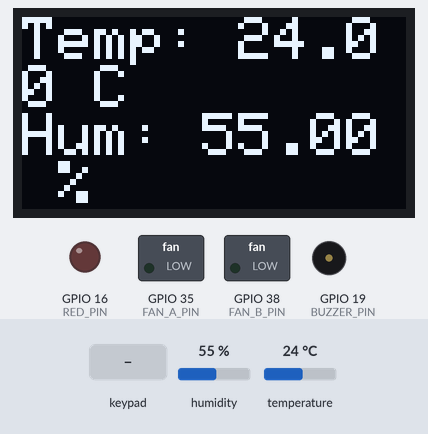
A sketch run on a simulated ESP32-S3. Parts: 128×64 one-colour display, switched loads named in the sketch (green lamp = pin HIGH), output pins drawn as LEDs (lit = HIGH), buzzer (waves = sounding). The inputs (shaded band) are chosen by the test bench; at power-on: humidity 55 %, temperature 24 °C. What the sketch prints to the serial monitor is not drawn.

Above: at 1.2 s.
1.3 s: keypad keys 1 1 0 9 1 1 pressed 0.4 s apart
At 2.0 s:
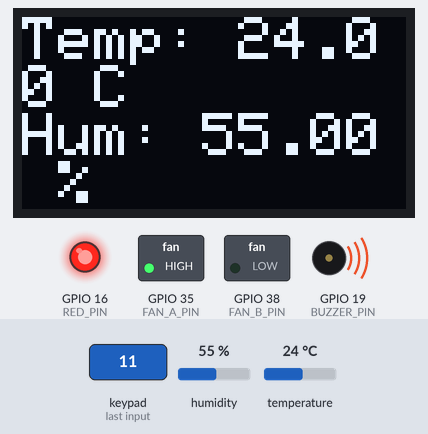
5.2 s: humidity set to 22 %
At 6.8 s:
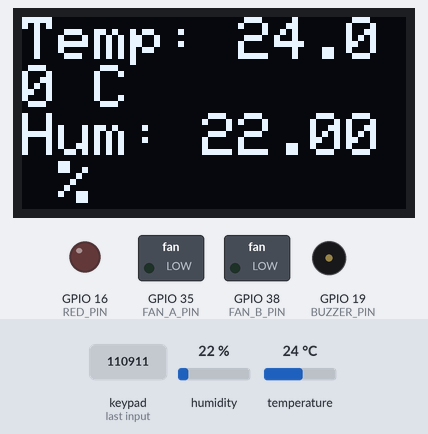
7.6 s: temperature set to 12 °C
At 8.7 s:
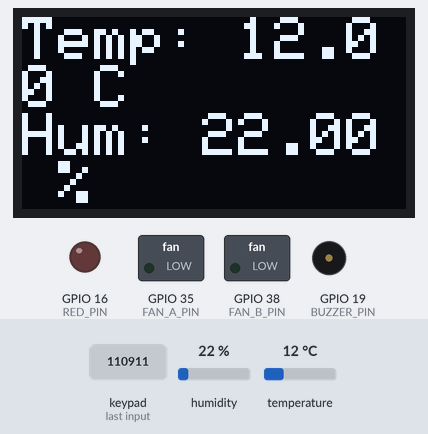
9.6 s: key 'D' pressed
At 10.8 s:
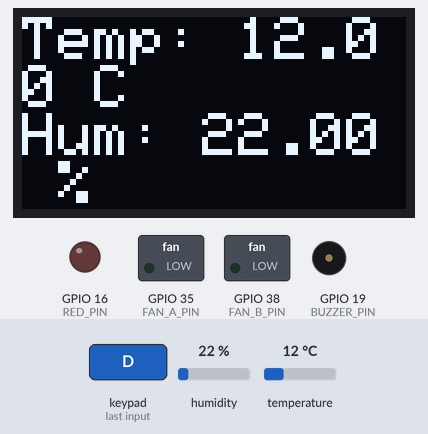
11.2 s: key '*' pressed
At 12.1 s:
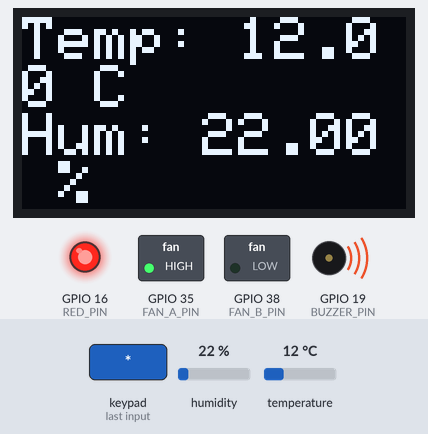
12.8 s: keypad keys 1 1 0 9 1 1 # pressed 0.4 s apart
At 13.47 s:
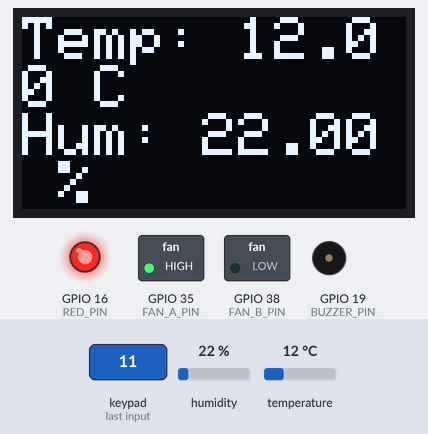
Timing chart, 0 to 16.8 s (numbered marks = the images above; inputs shaded):
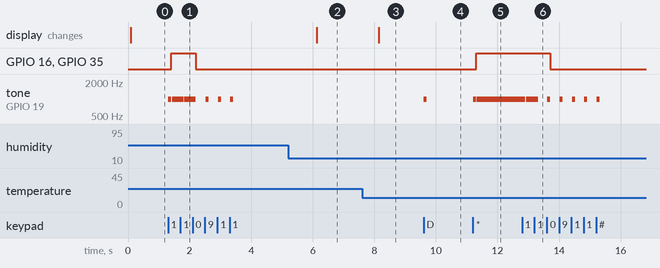

Measured:
- after the input at 1.3 s, GPIO 16 (RED_PIN), GPIO 35 (FAN_A_PIN): LOW → HIGH after 0.11 s, → LOW 0.79 s later; tone on GPIO 19 (BUZZER_PIN): silent → 1000 Hz at once, then repeats every 0.39 s: silent 0.02 s, 1000 Hz 0.37 s
- after the input at 5.2 s, the display: changes after 0.93 s (image 2)
- after the input at 7.6 s, the display: changes after 0.54 s (image 3)
- after the input at 9.6 s, tone on GPIO 19 (BUZZER_PIN): silent → 1000 Hz at once, → silent 0.10 s later
- after the input at 11.2 s, GPIO 16 (RED_PIN), GPIO 35 (FAN_A_PIN): LOW → HIGH after 0.12 s; tone on GPIO 19 (BUZZER_PIN): silent → 1000 Hz at once, → silent 0.10 s later, → 1000 Hz 0.02 s later
- after the input at 12.8 s, GPIO 16 (RED_PIN), GPIO 35 (FAN_A_PIN): HIGH → LOW after 0.92 s; tone on GPIO 19 (BUZZER_PIN): goes silent 0.02 s, 1000 Hz 0.40 s, 5 × (silent 0.30 s, 1000 Hz 0.10 s), then silent, starting after 0.11 s

The sketch:

thermostat.ino
```cpp
#include <Wire.h>
#include <Adafruit_GFX.h>
#include <Adafruit_SSD1306.h>
#include <Keypad.h>
#include <DHT.h>

// Define I2C pins
#define I2C_SCL 2  // or 22
#define I2C_SDA 42 // or 21

// Define DHT sensor type
#define DHTPIN 7       // Pin where the DHT sensor is connected
#define DHTTYPE DHT22  // DHT 22 (AM2302)

// Define other pin mappings
#define PUSH_BUTTON_PIN 4
#define ONBOARD_LED_PIN 9
#define BUZZER_PIN 19
#define FAN_A_PIN 35
#define FAN_B_PIN 38

// RGB LED Pins
#define RED_PIN 16
#define GREEN_PIN 33
#define BLUE_PIN 19

// OLED display width and height
#define SCREEN_WIDTH 128
#define SCREEN_HEIGHT 64

// Create an OLED display object
Adafruit_SSD1306 display(SCREEN_WIDTH, SCREEN_HEIGHT, &Wire, -1);

// Keypad setup
const byte ROW_NUM = 4;    // 4 rows
const byte COLUMN_NUM = 4; // 4 columns

char keys[ROW_NUM][COLUMN_NUM] = {
  {'D', '#', '0', '*'},
  {'C', '9', '8', '7'},
  {'B', '6', '5', '4'},
  {'A', '3', '2', '1'}
};

byte pin_rows[ROW_NUM] = {1, 10, 9, 11}; // GPIO1, GPIO10, GPIO9, GPIO11 connect to the row pins
byte pin_column[COLUMN_NUM] = {12, 14, 21, 34};  // GPIO12, GPIO14, GPIO21, GPIO34 connect to the column pins

Keypad keypad = Keypad(makeKeymap(keys), pin_rows, pin_column, ROW_NUM, COLUMN_NUM);

DHT dht(DHTPIN, DHTTYPE); // Initialize DHT sensor

float targetTemperature = 0.0; // User-defined target temperature
bool fanAState = false; // State of Fan A
bool fanBState = false; // State of Fan B

void setup() {
  // Start the serial communication
  Serial.begin(9600);
  Serial.println("Starting setup...");

  // Initialize I2C communication with specified pins
  Wire.begin(I2C_SDA, I2C_SCL);

  // Initialize the display
  if(!display.begin(SSD1306_SWITCHCAPVCC, 0x3C)) {  // 0x3C is the default I2C address
    Serial.println("SSD1306 OLED initialization failed. Check wiring!");
    while (true); // Stop the program here if the display initialization fails
  } else {
    Serial.println("OLED initialized successfully.");
  }

  // Initialize DHT sensor
  dht.begin();

  // Set pin modes
  pinMode(PUSH_BUTTON_PIN, INPUT);
  pinMode(ONBOARD_LED_PIN, OUTPUT);
  pinMode(BUZZER_PIN, OUTPUT);
  pinMode(FAN_A_PIN, OUTPUT);
  pinMode(FAN_B_PIN, OUTPUT);
  pinMode(RED_PIN, OUTPUT); // Set RED_PIN mode for LED

  // Clear the display and set initial display settings
  display.clearDisplay();
  display.setTextSize(2);
  display.setTextColor(WHITE);
  display.setCursor(0, 0);
  display.display();
}

void loop() {
  char key = keypad.getKey();

  // Read temperature and humidity
  float currentTemperature = dht.readTemperature();
  float currentHumidity = dht.readHumidity();

  // Check for invalid readings
  if (isnan(currentTemperature) || isnan(currentHumidity)) {
    displayError("DHT Error!");
    return; // Skip the rest of loop if sensor error
  }

  // Handle keypad input
  if (key) {
    // Produce a beep sound when any key is pressed
    tone(BUZZER_PIN, 1000);  // Frequency of 1000 Hz
    delay(100);  // Short delay for the beep sound
    noTone(BUZZER_PIN);  // Stop the tone after the delay

    Serial.print("Key Pressed: ");
    Serial.println(key);

    if (key == '*') {
      // Clear the target temperature
      targetTemperature = 0.0;  // Reset target temperature
      Serial.println("Target temperature cleared.");
    } else if (key == '#') {
      // Display current temperature and humidity
      updateDisplay(currentTemperature, currentHumidity);
    } else if (key == 'A' || key == 'B' || key == 'C' || key == 'D') {
      // Store the operator based on key press (for example, A for setting temperature)
      if (key == 'A') {
        // Example: set target temperature
        targetTemperature = currentTemperature; // Replace with actual input handling if needed
        Serial.print("Target temperature set to: ");
        Serial.println(targetTemperature);
      }
    } else {
      // Handle numeric input to set the target temperature
      targetTemperature = (targetTemperature * 10) + (key - '0'); // Simplified target setting
      Serial.print("Current target temperature: ");
      Serial.println(targetTemperature);
    }

    // Control fans, LED, and buzzer based on the target temperature
    controlFansLEDAndBuzzer(currentTemperature);
  }

  // Update the display continuously
  updateDisplay(currentTemperature, currentHumidity);
}

void updateDisplay(float currentTemperature, float currentHumidity) {
  display.clearDisplay();
  display.setCursor(0, 0);
  display.print("Temp: ");
  display.print(currentTemperature);
  display.println(" C");
  display.print("Hum: ");
  display.print(currentHumidity);
  display.println(" %");
  display.print("Target: ");
  display.print(targetTemperature);
  display.println(" C");
  display.display();
}

void controlFansLEDAndBuzzer(float currentTemperature) {
  // Control Fan A and LED based on the current temperature
  if (currentTemperature > targetTemperature) {
    digitalWrite(FAN_A_PIN, HIGH); // Turn on Fan A
    digitalWrite(RED_PIN, HIGH);    // Turn on the LED
    fanAState = true;
    Serial.println("Fan A turned ON");
  } else {
    digitalWrite(FAN_A_PIN, LOW); // Turn off Fan A
    digitalWrite(RED_PIN, LOW);    // Turn off the LED
    fanAState = false;
    Serial.println("Fan A turned OFF");
  }

  // Control Fan B (example: turn on if humidity is above certain level)
  if (currentTemperature > 26.0) { // Example threshold for Fan B
    digitalWrite(FAN_B_PIN, HIGH); // Turn on Fan B
    fanBState = true;
    Serial.println("Fan B turned ON");
  } else {
    digitalWrite(FAN_B_PIN, LOW); // Turn off Fan B
    fanBState = false;
    Serial.println("Fan B turned OFF");
  }

  // Buzzer Alert for High Temperature
  if (currentTemperature >= targetTemperature + 5.0) { // Buzzer activates at 5°C above the target
    tone(BUZZER_PIN, 1000); // Continuous tone at 1000 Hz
    Serial.println("Buzzer ON: Temperature too high!");
  } else {
    noTone(BUZZER_PIN); // Stop the tone
    Serial.println("Buzzer OFF");
  }
}

void displayError(String errorMessage) {
  display.clearDisplay();
  display.setCursor(0, 0);
  display.setTextSize(2);
  display.print(errorMessage);
  display.display();
  delay(2000);
  display.clearDisplay();
}
```

pin.ino
```cpp
#define PUSH_BUTTON_PIN 4
#define WATER_LEVEL_PIN 5
#define LDR_PIN 6
#define DHT_PIN 7
#define ONBOARD_LED_PIN 9
#define BUZZER_PIN 19
#define FAN_A_PIN 35
#define FAN_B_PIN 38


#define RED_PIN 16
#define BLUE_PIN 19
#define GREEN_PIN 33


#define LRCL_PIN 17
#define BCLK_PIN 18
#define DOUT_PIN 8
#define MQ2_PIN 34
#define I2C_SCL 2 //22
#define I2C_SDA 42 //21
```
